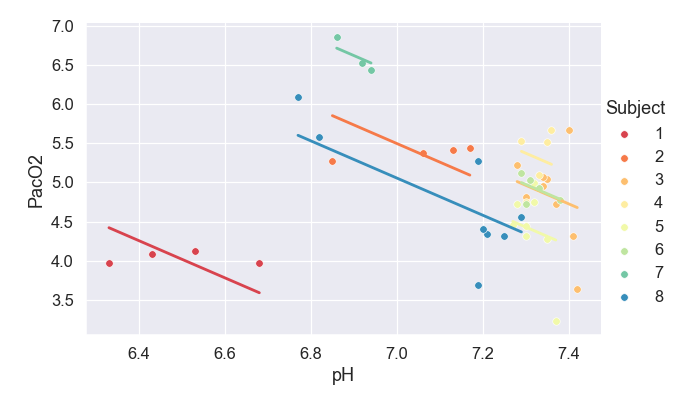

This chart was generated by the following Python code:
import pingouin as pg
import seaborn as sns
df = pg.read_dataset('rm_corr')
sns.set(style='darkgrid', font_scale=1.2)
g = pg.plot_rm_corr(data=df, x='pH', y='PacO2',
                    subject='Subject', legend=True,
                    kwargs_facetgrid=dict(height=4.5, aspect=1.5,
                                          palette='Spectral'))
